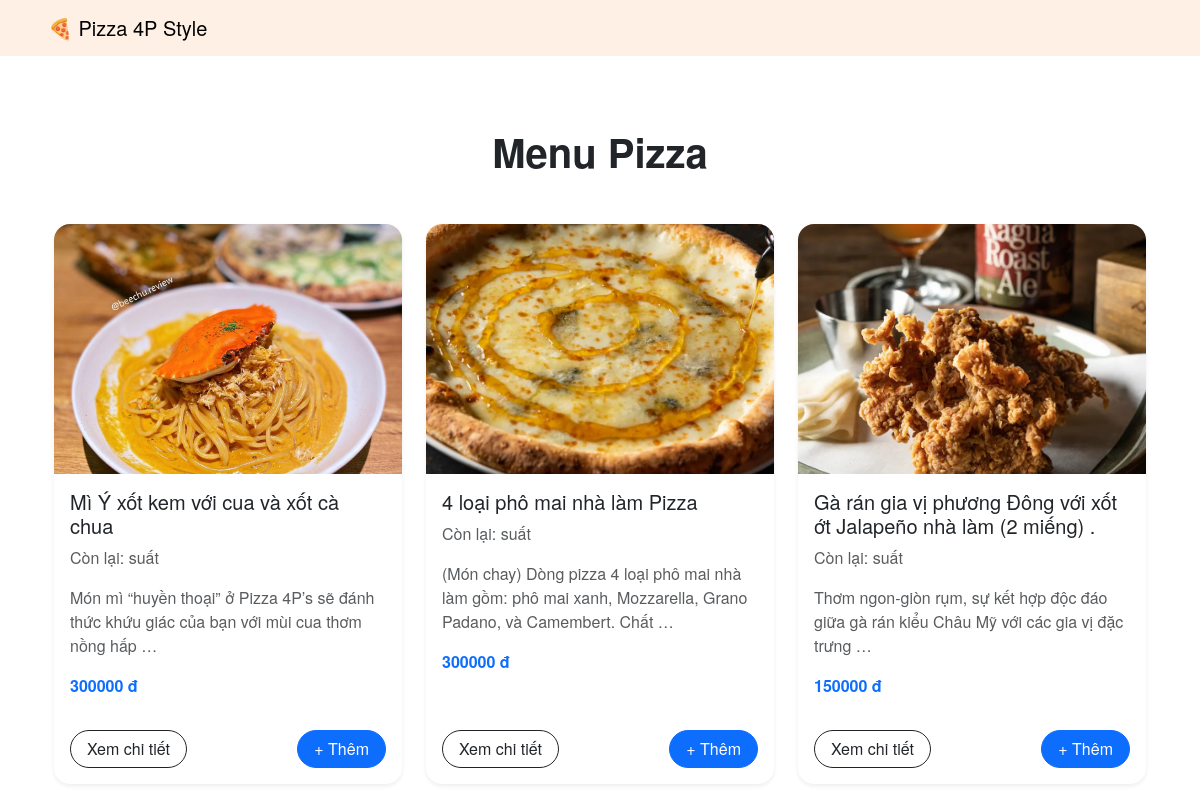
The page / on the database its author committed.
### pizza_shop/models.py (models this page shows, shortened)
class Product(models.Model):
    name = models.CharField(max_length=100)
    description = models.TextField(blank=True)
    price = models.DecimalField(max_digits=10, decimal_places=2)
    image = models.ImageField(upload_to='products/')
    number = models.DecimalField(max_digits=10, decimal_places=0)

### pizza_shop/views.py (the view)
# urls.py: path('', views.home, name='home'),
def home(request):
    products = Product.objects.all()
    return render(request, 'home.html', {'products': products})

### pizza_shop/templates/home.html (shortened to what this page needs)
{% extends 'base.html' %}
{% block content %}
<div class="container py-5">
  <h2 class="mb-5 text-center fw-semibold display-6">Menu Pizza</h2>
  <div class="row">
    {% for product in products %}
    <div class="col-md-4 mb-4">
      <div class="card h-100 border-0 shadow-sm hover-shadow transition rounded-4">
        <div class="overflow-hidden rounded-top-4">
          <img src="{{ product.image.url }}" class="card-img-top img-fluid"
               alt="{{ product.name }}"
               style="height: 250px; object-fit: cover; transition: transform 0.3s ease;"
               onmouseover="this.style.transform='scale(1.05)';"
               onmouseout="this.style.transform='scale(1)';">
        </div>
        <div class="card-body d-flex flex-column justify-content-between">
          <div>
            <h5 class="card-title">{{ product.name }}</h5>
            <p class="text-muted">Còn lại: {{ product.stock }} suất</p>
            <p class="card-text text-muted">{{ product.description|truncatewords:20 }}</p>
            <p class="fw-bold text-primary">{{ product.price|floatformat:0 }} đ</p>
          </div>
          <div class="mt-3 d-flex justify-content-between">
            <a href="{% url 'product_detail' product.id %}" class="btn btn-outline-dark rounded-pill px-3">Xem chi tiết</a>
            <form action="{% url 'add_to_cart' product.id %}" method="post">
              <button type="submit" class="btn btn-primary rounded-pill px-3">+ Thêm</button>
            </form>
          </div>
        </div>
      </div>
    </div>
    {% empty %}
    <p class="text-center text-muted">Không có sản phẩm nào.</p>
    {% endfor %}
  </div>
</div>
{% endblock %}

### pizza_shop/templates/base.html (shortened to what this page needs)
<!DOCTYPE html>
<html lang="en">
<head>
    <link href="https://cdn.jsdelivr.net/npm/bootstrap@5.3.3/dist/css/bootstrap.min.css" rel="stylesheet">
</head>
<body>
    <nav class="navbar navbar-expand-lg navbar-light px-5">
        <a class="navbar-brand" href="{% url 'home' %}">🍕 Pizza 4P Style</a>
    </nav>
    <div class="container my-4">
        {% block content %}
        {% endblock %}
    </div>
</body>
</html>

### pizza_shop/templates/base.html (style rules this page uses)
body { font-family: 'Helvetica Neue', sans-serif; }
.navbar { background-color: #fff0e6; }

### rows shown on the page
Product: image (placeholder picture), name "Mì Ý xốt kem với cua và xốt cà chua", description "Món mì “huyền thoại” ở Pizza 4P’s sẽ đánh thức khứu giác của bạn với mùi cua thơm nồng hấp …", price "300000"
Product: image (picture), name "4 loại phô mai nhà làm Pizza", description "(Món chay) Dòng pizza 4 loại phô mai nhà làm gồm: phô mai xanh, Mozzarella, Grano Padano, và Camembert. Chất …", price "300000"
Product: image (picture), name "Gà rán gia vị phương Đông với xốt ớt Jalapeño nhà làm (2 miếng) .", description "Thơm ngon-giòn rụm, sự kết hợp độc đáo giữa gà rán kiểu Châu Mỹ với các gia vị đặc trưng …", price "150000"
